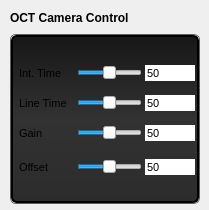
                  <widget class="QFrame" name="frame_15">
                   <property name="minimumSize">
                    <size>
                     <width>0</width>
                     <height>210</height>
                    </size>
                   </property>
                   <property name="maximumSize">
                    <size>
                     <width>16777215</width>
                     <height>210</height>
                    </size>
                   </property>
                   <property name="styleSheet">
                    <string notr="true">border: none;</string>
                   </property>
                   <property name="frameShape">
                    <enum>QFrame::StyledPanel</enum>
                   </property>
                   <property name="frameShadow">
                    <enum>QFrame::Raised</enum>
                   </property>
                   <widget class="QLabel" name="label_20">
                    <property name="geometry">
                     <rect>
                      <x>10</x>
                      <y>10</y>
                      <width>161</width>
                      <height>16</height>
                     </rect>
                    </property>
                    <property name="font">
                     <font>
                      <weight>75</weight>
                      <bold>true</bold>
                     </font>
                    </property>
                    <property name="styleSheet">
                     <string notr="true">border: none;</string>
                    </property>
                    <property name="text">
                     <string>OCT Camera Control</string>
                    </property>
                   </widget>
                   <widget class="QFrame" name="frame_white_border_15">
                    <property name="geometry">
                     <rect>
                      <x>10</x>
                      <y>34</y>
                      <width>190</width>
                      <height>170</height>
                     </rect>
                    </property>
                    <property name="minimumSize">
                     <size>
                      <width>190</width>
                      <height>170</height>
                     </size>
                    </property>
                    <property name="maximumSize">
                     <size>
                      <width>190</width>
                      <height>200</height>
                     </size>
                    </property>
                    <property name="styleSheet">
                     <string notr="true">QFrame {
    border: 1px solid rgb(95, 95, 95);
    border-radius: 6px;
}</string>
                    </property>
                    <property name="frameShape">
                     <enum>QFrame::StyledPanel</enum>
                    </property>
                    <property name="frameShadow">
                     <enum>QFrame::Raised</enum>
                    </property>
                    <property name="lineWidth">
                     <number>1</number>
                    </property>
                    <layout class="QGridLayout" name="gridLayout_21" rowstretch="0" columnstretch="0">
                     <property name="sizeConstraint">
                      <enum>QLayout::SetDefaultConstraint</enum>
                     </property>
                     <property name="margin">
                      <number>0</number>
                     </property>
                     <property name="spacing">
                      <number>0</number>
                     </property>
                     <item row="0" column="0">
                      <widget class="QFrame" name="frame_button_bar_10">
                       <property name="minimumSize">
                        <size>
                         <width>0</width>
                         <height>0</height>
                        </size>
                       </property>
                       <property name="maximumSize">
                        <size>
                         <width>16777215</width>
                         <height>16777215</height>
                        </size>
                       </property>
                       <property name="styleSheet">
                        <string notr="true">QFrame {
  background: rgb(29, 29, 29);
    border-style: solid;
    border: 2px solid #000000;
    border-radius: 6px;

background-color: qlineargradient(spread:pad, x1:0, y1:0, x2:0, y2:1, stop:0 rgba(23, 23, 23, 255), stop:0.497561 rgba(50, 50, 50, 255), stop:1 rgba(44, 44, 44, 255));
}</string>
                       </property>
                       <property name="frameShape">
                        <enum>QFrame::StyledPanel</enum>
                       </property>
                       <property name="frameShadow">
                        <enum>QFrame::Raised</enum>
                       </property>
                       <property name="lineWidth">
                        <number>1</number>
                       </property>
                       <widget class="QSpinBox" name="spinBox_16">
                        <property name="geometry">
                         <rect>
                          <x>134</x>
                          <y>30</y>
                          <width>50</width>
                          <height>16</height>
                         </rect>
                        </property>
                        <property name="font">
                         <font>
                          <pointsize>8</pointsize>
                         </font>
                        </property>
                        <property name="buttonSymbols">
                         <enum>QAbstractSpinBox::NoButtons</enum>
                        </property>
                        <property name="value">
                         <number>50</number>
                        </property>
                       </widget>
                       <widget class="QSlider" name="horizontalSlider_9">
                        <property name="geometry">
                         <rect>
                          <x>66</x>
                          <y>30</y>
                          <width>65</width>
                          <height>16</height>
                         </rect>
                        </property>
                        <property name="value">
                         <number>50</number>
                        </property>
                        <property name="orientation">
                         <enum>Qt::Horizontal</enum>
                        </property>
                       </widget>
                       <widget class="QLabel" name="label_25">
                        <property name="geometry">
                         <rect>
                          <x>8</x>
                          <y>30</y>
                          <width>61</width>
                          <height>16</height>
                         </rect>
                        </property>
                        <property name="font">
                         <font>
                          <pointsize>8</pointsize>
                         </font>
                        </property>
                        <property name="styleSheet">
                         <string notr="true">border: none; background: none;</string>
                        </property>
                        <property name="text">
                         <string>Int. Time</string>
                        </property>
                       </widget>
                       <widget class="QSpinBox" name="spinBox_17">
                        <property name="geometry">
                         <rect>
                          <x>134</x>
                          <y>60</y>
                          <width>50</width>
                          <height>16</height>
                         </rect>
                        </property>
                        <property name="font">
                         <font>
                          <pointsize>8</pointsize>
                         </font>
                        </property>
                        <property name="buttonSymbols">
                         <enum>QAbstractSpinBox::NoButtons</enum>
                        </property>
                        <property name="value">
                         <number>50</number>
                        </property>
                       </widget>
                       <widget class="QLabel" name="label_27">
                        <property name="geometry">
                         <rect>
                          <x>8</x>
                          <y>60</y>
                          <width>61</width>
                          <height>16</height>
                         </rect>
                        </property>
                        <property name="font">
                         <font>
                          <pointsize>8</pointsize>
                         </font>
                        </property>
                        <property name="styleSheet">
                         <string notr="true">border: none; background: none;</string>
                        </property>
                        <property name="text">
                         <string>Line Time</string>
                        </property>
                       </widget>
                       <widget class="QSlider" name="horizontalSlider_10">
                        <property name="geometry">
                         <rect>
                          <x>66</x>
                          <y>60</y>
                          <width>65</width>
                          <height>16</height>
                         </rect>
                        </property>
                        <property name="value">
                         <number>50</number>
                        </property>
                        <property name="orientation">
                         <enum>Qt::Horizontal</enum>
                        </property>
                       </widget>
                       <widget class="QSlider" name="horizontalSlider_11">
                        <property name="geometry">
                         <rect>
                          <x>66</x>
                          <y>90</y>
                          <width>65</width>
                          <height>16</height>
                         </rect>
                        </property>
                        <property name="value">
                         <number>50</number>
                        </property>
                        <property name="orientation">
                         <enum>Qt::Horizontal</enum>
                        </property>
                       </widget>
                       <widget class="QLabel" name="label_28">
                        <property name="geometry">
                         <rect>
                          <x>8</x>
                          <y>90</y>
                          <width>61</width>
                          <height>16</height>
                         </rect>
                        </property>
                        <property name="font">
                         <font>
                          <pointsize>8</pointsize>
                         </font>
                        </property>
                        <property name="styleSheet">
                         <string notr="true">border: none; background: none;</string>
                        </property>
                        <property name="text">
                         <string>Gain</string>
                        </property>
                       </widget>
                       <widget class="QSpinBox" name="spinBox_18">
                        <property name="geometry">
                         <rect>
                          <x>134</x>
                          <y>90</y>
                          <width>50</width>
                          <height>16</height>
                         </rect>
                        </property>
                        <property name="font">
                         <font>
                          <pointsize>8</pointsize>
                         </font>
                        </property>
                        <property name="buttonSymbols">
                         <enum>QAbstractSpinBox::NoButtons</enum>
                        </property>
                        <property name="value">
                         <number>50</number>
                        </property>
                       </widget>
                       <widget class="QSpinBox" name="spinBox_19">
                        <property name="geometry">
                         <rect>
                          <x>134</x>
                          <y>124</y>
                          <width>50</width>
                          <height>16</height>
                         </rect>
                        </property>
                        <property name="font">
                         <font>
                          <pointsize>8</pointsize>
                         </font>
                        </property>
                        <property name="buttonSymbols">
                         <enum>QAbstractSpinBox::NoButtons</enum>
                        </property>
                        <property name="value">
                         <number>50</number>
                        </property>
                       </widget>
                       <widget class="QLabel" name="label_31">
                        <property name="geometry">
                         <rect>
                          <x>8</x>
                          <y>124</y>
                          <width>61</width>
                          <height>16</height>
                         </rect>
                        </property>
                        <property name="font">
                         <font>
                          <pointsize>8</pointsize>
                         </font>
                        </property>
                        <property name="styleSheet">
                         <string notr="true">border: none; background: none;</string>
                        </property>
                        <property name="text">
                         <string>Offset</string>
                        </property>
                       </widget>
                       <widget class="QSlider" name="horizontalSlider_12">
                        <property name="geometry">
                         <rect>
                          <x>66</x>
                          <y>124</y>
                          <width>65</width>
                          <height>16</height>
                         </rect>
                        </property>
                        <property name="value">
                         <number>50</number>
                        </property>
                        <property name="orientation">
                         <enum>Qt::Horizontal</enum>
                        </property>
                       </widget>
                      </widget>
                     </item>
                    </layout>
                   </widget>
                  </widget>
